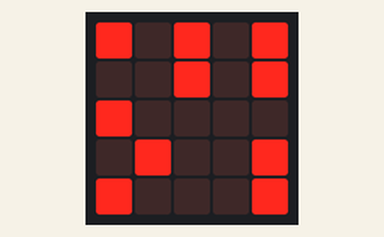
A program run on a simulated BBC micro:bit (MakeCode). Parts: the board's 5×5 LED display.

Above: at 0.1 s.
At 5.13 s:
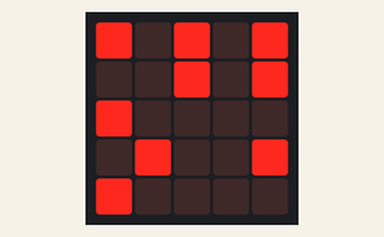
At 10.01 s:
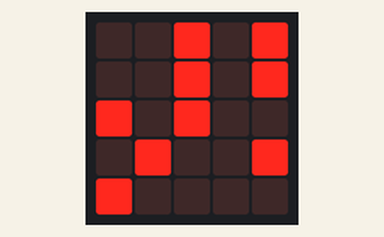
At 20.0 s:
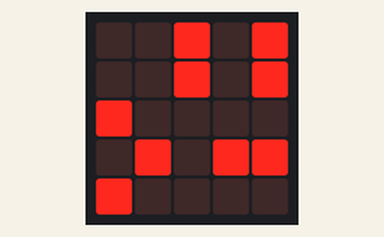
At 29.68 s:
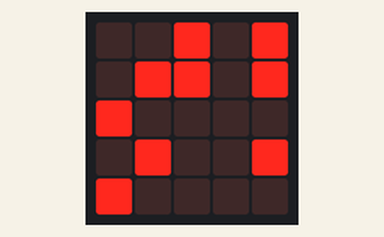
At 39.88 s:
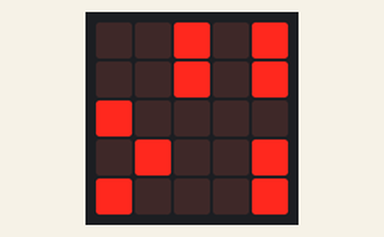

The program:

main.ts
```typescript
basic.showLeds(`
    # . # . #
    . . # . #
    # . . . .
    . # . . #
    # . . . #
    `)
basic.forever(function () {
    led.plot(0, 0)
    basic.pause(100)
    led.unplot(0, 0)
    led.plot(1, 1)
    basic.pause(100)
    led.unplot(1, 1)
    led.plot(2, 2)
    basic.pause(100)
    led.unplot(2, 2)
    led.plot(3, 3)
    basic.pause(100)
    led.unplot(3, 3)
    led.plot(4, 4)
    basic.pause(100)
    led.unplot(4, 4)
})
```

test.ts
```typescript
// testes vão aqui; isto não será compilado quando este pacote for usado como uma extensão.
```
